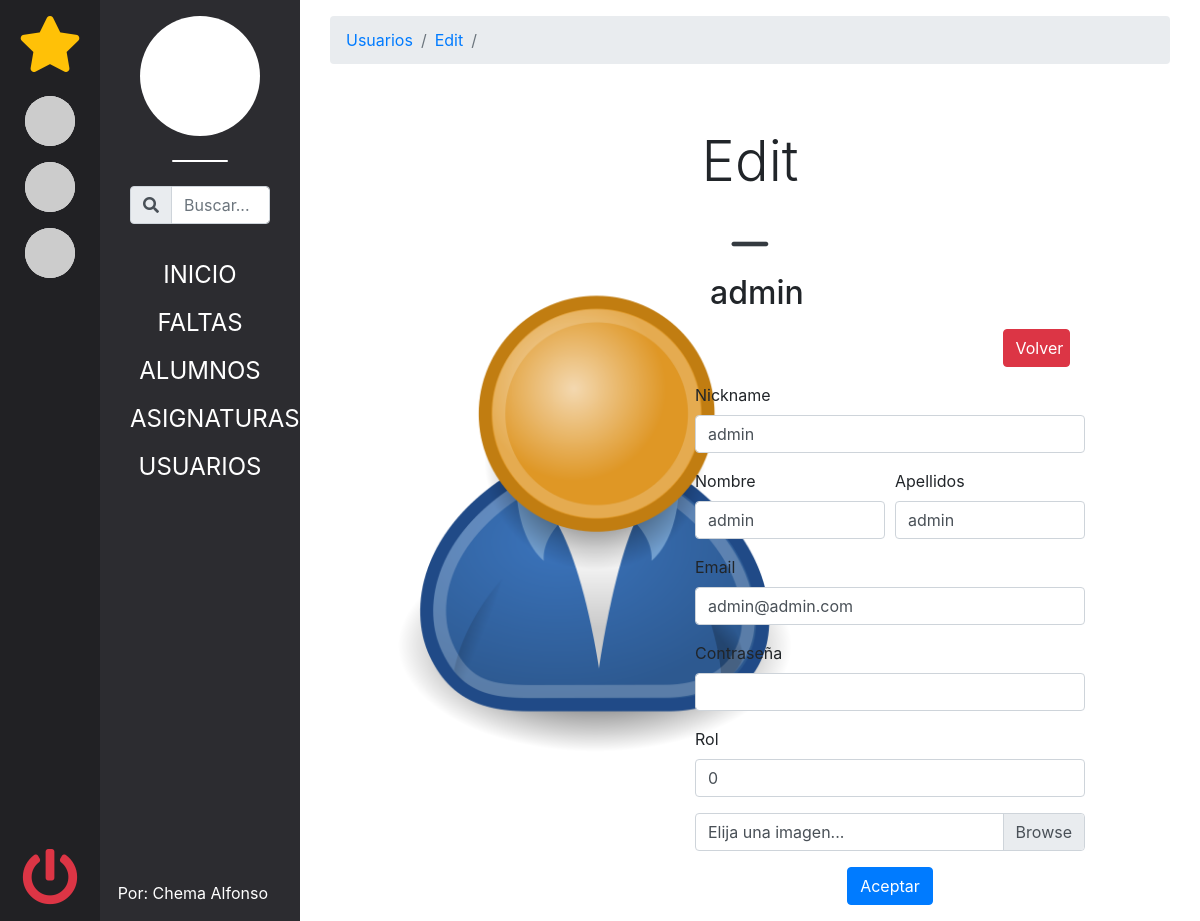
The app's page /index.php?controller=usuario&action=edit&id=1 (signed in) with its own data.
### tables this page shows
CREATE TABLE IF NOT EXISTS usuarios(
    id        int(11) auto_increment,
    nickname  varchar(150) UNIQUE,
    nombre    varchar(150),
    apellidos varchar(150),
    email     varchar(200) UNIQUE,
    password  varchar(255),
    favoritos varchar(255),
    role_id   int(1) DEFAULT 1,
    img       varchar(255),
CONSTRAINT pk_usuarios PRIMARY KEY (id),
CONSTRAINT fk_usuarios_role FOREIGN KEY (role_id) REFERENCES roles (code)
);

### controllers/usuarioController.php (called while the page is built, shortened)
<?php
class UsuarioController{
    public function edit(){
        $id = filter_var($_GET['id'], FILTER_SANITIZE_NUMBER_INT);
        $usuarioEdit = new Usuario();
        $usuarioEdit->UsuarioUnico( $id );
        require_once 'views/usuarios/crear.php';
    }
}

### models/Router.php (called while the page is built, shortened)
<?php
class Router{
    public function navigator(){
        if ( isset($_GET['controller']) ){
            if ( isset($_GET['action']) ){
                $action = filter_var($_GET['action'], FILTER_SANITIZE_STRING);
            } else {
                $action = 'main';
            }
        } else {
            $controller = 'mainController';
            $action = 'main';
        }
        $ctrl = new $controller();
        $ctrl->$action();
    }
}

### db/DbConf.php (called while the page is built)
<?php
abstract class DbConfig{
    private $server = 'localhost';
    private $db = 'faltasdeasistencia';
    private $usr = 'root';
    private $psw = '';
    private $port = '3306';
    protected function getServer(){ return $this->server; }
    protected function getDb(){ return $this->db; }
    protected function getUsr(){ return $this->usr; }
    protected function getPsw(){ return $this->psw; }
    protected function getPort(){ return $this->port; }
}

### db/db.php (called while the page is built, shortened)
<?php
require_once 'DbConf.php';
class Db extends DbConfig{
    private $conn;
    public function __construct(){
        try
        {
            $cadena = 'mysql:host=' . $this->getServer() .
                      ';dbname='    . $this->getDb() .
                      ';port='      . $this->getPort();
            $this->conn = new PDO( $cadena, $this->getUsr(), $this->getPsw() );
            $this->conn->exec('SET CHARACTER SET utf8');
            $this->conn->setAttribute(PDO::ATTR_ERRMODE,
                                     PDO::ERRMODE_EXCEPTION);
        }
        catch(PDOExcerption $e)
        {
            $this->error = 'No se ha podido establecer la conexión: ' .
                           $e->getMessage();
        }
    }
    public function seleccionar( $sql ){
        $sent = $this->conn->prepare( $sql );
        $sent->execute();
        $this->filas = $sent->fetchAll( PDO::FETCH_OBJ );
        return true;
    }
}

### models/Usuario.php (called while the page is built, shortened)
<?php
require_once 'db/db.php';
class Usuario extends Db{
    public function UsuarioUnico( $id )
    {
        if ( $this->seleccionar("SELECT * FROM usuarios WHERE id = $id") )
        {
            return true;
        }
        return false;
    }
}

### views/usuarios/crear.php (the view, shortened to what this page needs)
<div class="row">
    <div class="col-5">
        <div class="viewItemImgContainer m-auto overflow-hidden">
            <img class="viewItemImg img-fluid" src="<?= isset($usuarioEdit) ? $usuarioEdit->filas[0]->img : 'https://picsum.photos/500/600?image=12' ?>" alt="<?= isset($asignaturaEdit) ? $asignaturaEdit->filas[0]->nombre : '' ?>">
        </div>
    </div>
    <div class="col-6 ">
        <div class="row">
            <div class="col-12 ">
                    <div class="row">
                        <div class="col-12">
                        <div class="col-6  justify-content-center">
                            <h2><?= isset($usuarioEdit) ? $usuarioEdit->filas[0]->nombre : 'Nuevo usuario' ?></h2>
                        </div>
                        <div class="col-3 offset-9 justify-content-center">
                            <a class="d-block my-3 btn btn-danger" href="index.php?controller=usuario&action=main">Volver</a>
                        </div>
                        </div>
                    </div>
                <form action="<?= isset($usuarioEdit) ? "index.php?controller=usuario&action=create&edit=true" :"index.php?controller=usuario&action=create"?>" method="POST" enctype="multipart/form-data">
                    <div class="form-group">
                        <label for="nickname">Nickname</label>
                        <input class="form-control" name="nickname" type="text" value="<?= isset($usuarioEdit) ? $usuarioEdit->filas[0]->nickname : '' ?>" required>
                    </div>
                    <div class="form-row">
                        <div class="col">
                            <label for="nombre">Nombre</label>
                            <input class="form-control" name="nombre" type="text" value="<?= isset($usuarioEdit) ? $usuarioEdit->filas[0]->nombre : '' ?>" required>
                        </div>
                        <div class="col">
                            <label for="apellidos">Apellidos</label>
                            <input class="form-control" name="apellidos" type="text" value="<?= isset($usuarioEdit) ? $usuarioEdit->filas[0]->apellidos : '' ?>" required>
                        </div>
                    </div>
                    <div class="form-group mt-3">
                        <label for="email">Email</label>
                        <input class="form-control" name="email" type="email" value="<?= isset($usuarioEdit) ? $usuarioEdit->filas[0]->email : '' ?>" required>
                    </div>
                    <div class="form-group">
                        <label for="password">Contraseña</label>
                        <input class="form-control" name="password" type="password" required>
                    </div>
                    <div class="form-group">
                        <label for="role">Rol</label>
                        <input class="form-control" name="role" type="number" max="1" min="0" value="<?= isset($usuarioEdit) ? $usuarioEdit->filas[0]->role_id : '' ?>" required>
                    </div>
                    <div class="custom-file">
                        <label class="custom-file-label" for="validatedCustomFile">Elija una imagen...</label>
                    </div>
                    <div class="col-12 text-center mt-3">
                        <input class="btn btn-primary" type="submit" value="Aceptar" >
                    </div>
                </form>
            </div>
        </div>
    </div>
</div>

### assets/css/mainStyles.css (style rules this page uses)
* { margin: 0; padding: 0; }
a { transition: all .3s; }
.viewItemImgContainer { width: 500px; height: 600px; position: relative; }

### records on screen
usuarios: img (placeholder picture), nombre "admin", nickname "admin", apellidos "admin", email "admin@admin.com", role "0"

### other values on screen
$breadcrum "Usuarios"
$breadcrum "Edit"
